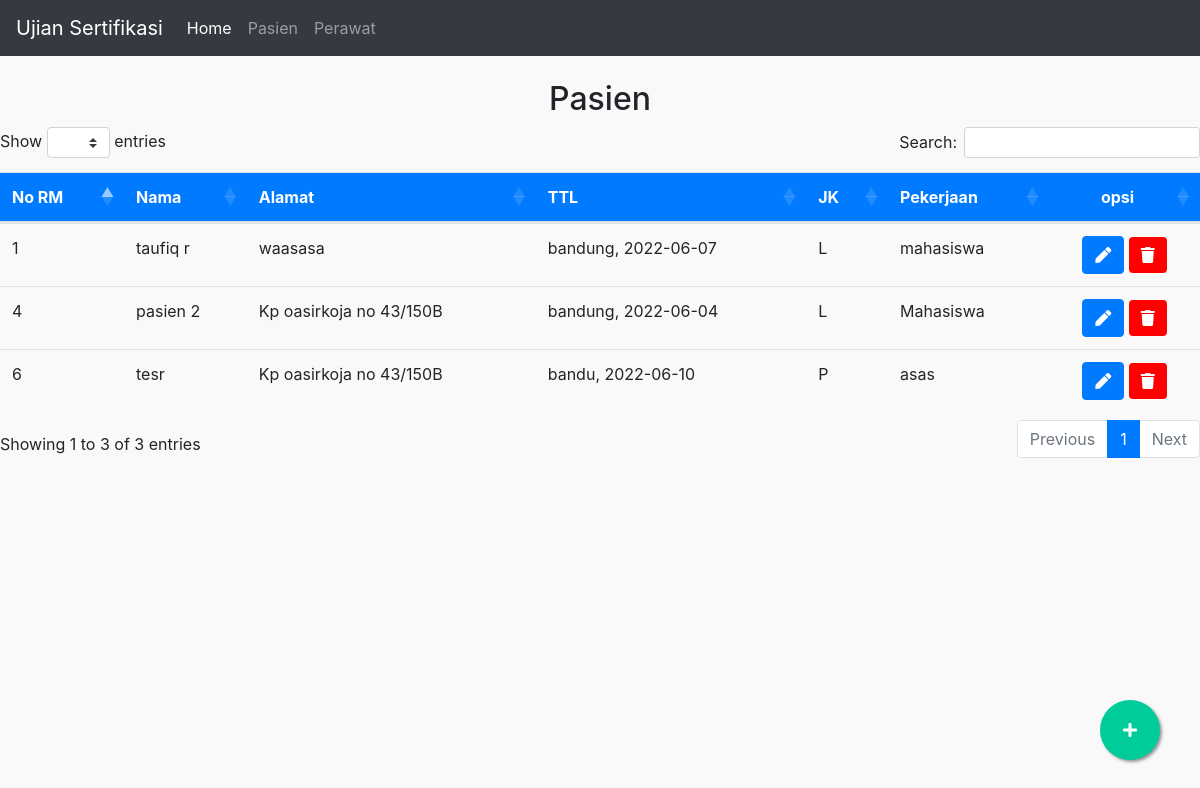
Page /Dashboard/pasien.php on the committed database.
### tables this page shows
CREATE TABLE `table_pasien` (
  `No_RM` int(11) NOT NULL,
  `nama` varchar(50) NOT NULL,
  `alamat` text NOT NULL,
  `tempat_lahir` varchar(50) NOT NULL,
  `tgl_lahir` date NOT NULL,
  `jenis_kelamin` char(1) NOT NULL,
  `pekerjaan` varchar(40) NOT NULL
);

### Dashboard/pasien.php (the view, shortened to what this page needs)
<!doctype html>
<html lang="en">
<head>
  <link rel="stylesheet" href="../Asset/css/base.css">
  <link rel="stylesheet" href="../Asset/css/mobile.css">
  <link rel="stylesheet" type="text/css" href="https://cdn.datatables.net/1.10.21/css/dataTables.bootstrap4.min.css" />
  <link rel="stylesheet" type="text/css" href="../Asset/SweetAlert/sweetalert2.min.css">
  <link rel="stylesheet" href="../Asset/css/bootstrap.min.css">
  <link rel="stylesheet" href="https://use.fontawesome.com/releases/v5.3.1/css/all.css">
</head>
<body style="background:#f9f9f9;">
  <nav class="navbar navbar-expand-lg navbar-dark bg-dark">
    <a class="navbar-brand" href="#">Ujian Sertifikasi</a>
    <div class="collapse navbar-collapse" id="navbarNav">
      <ul class="navbar-nav">
        <li class="nav-item active">
          <a class="nav-link" href="tindakan.php">Home</a>
        </li>
        <li class="nav-item">
          <a class="nav-link" href="pasien.php">Pasien<span class="sr-only">(current)</span></a>
        </li>
        <li class="nav-item">
          <a class="nav-link" href="perawat.php">Perawat</a>
        </li>
      </ul>
    </div>
  </nav>
  <br>
  <center><h2>Pasien</h2></center>
  <div class="col-3">
                    </div>
                  <table class="table" id="tabel-data">
                    <thead class="" style="background:#007BFF;color:#fff;">
                      <tr>
                        <th scope="col">No RM</th>
                        <th scope="col">Nama </th>
                        <th scope="col">Alamat</th>
                        <th scope="col">TTL</th>
                        <th scope="col">JK</th>
                        <th scope="col">Pekerjaan</th>
                        <th scope="col">
                          <center>opsi</center>
                        </th>
                      </tr>
                    </thead>
                    <tbody>
                      <?php
                      include '../Auth/koneksi.php';
                      $pasien = mysqli_query($koneksi, "select * from table_pasien");
                      while ($row = mysqli_fetch_array($pasien)) {
                        echo "<tr class='itemPasien" . $row['No_RM'] . "'>
                          <td>" . $row['No_RM'] . "</td>
                          <td>" . $row['nama'] . "</td>
                          <td>" . $row['alamat'] . "</td>
                          <td>" . $row['tempat_lahir'] .", ". $row['tgl_lahir']."</td>
                          <td>" . $row['jenis_kelamin'] . "</td>
                          <td>" . $row['pekerjaan'] . "</td>
                          <td>
                            <center>
                                <button class='btn btn-primary btn_edit'data-toggle='modal' data-id=".$row['No_RM']." data-target='#edit'aria-hidden='true' type='button'><i class='fas fa-pen'></i> </button>
                                <button class='btn btn-primary btn_delete' style='background:red;border:none;' data-id=".$row['No_RM']."> <i class='fas fa-trash'></i> </button>
                            </center>
                          </td>
                        </tr>";
                      }
                      ?>
                    </tbody>
                  </table>
    <a href="#" class="float" data-toggle="modal" data-target="#Tambah"aria-hidden="true">
      <i class="fa fa-plus my-float"></i>
    </a>
  </body>
</body>
</html>

### Asset/css/base.css (style rules this page uses)
body,html { overflow-x: hidden; }

### Dashboard/pasien.php (style rules this page uses)
.float { position:fixed; width:60px; height:60px; bottom:40px; right:40px; background-color:#0C9; color:#FFF; border-radius:50px; text-align:center; box-shadow: 2px 2px 3px #999; }
.my-float { margin-top:22px; }

### rows in the picture
table_pasien: No_RM "1", nama "taufiq r", alamat "waasasa", tempat_lahir "bandung", tgl_lahir "2022-06-07", jenis_kelamin "L", pekerjaan "mahasiswa"
table_pasien: No_RM "4", nama "pasien 2", alamat "Kp oasirkoja no 43/150B", tempat_lahir "bandung", tgl_lahir "2022-06-04", jenis_kelamin "L", pekerjaan "Mahasiswa"
table_pasien: No_RM "6", nama "tesr", alamat "Kp oasirkoja no 43/150B", tempat_lahir "bandu", tgl_lahir "2022-06-10", jenis_kelamin "P", pekerjaan "asas"
